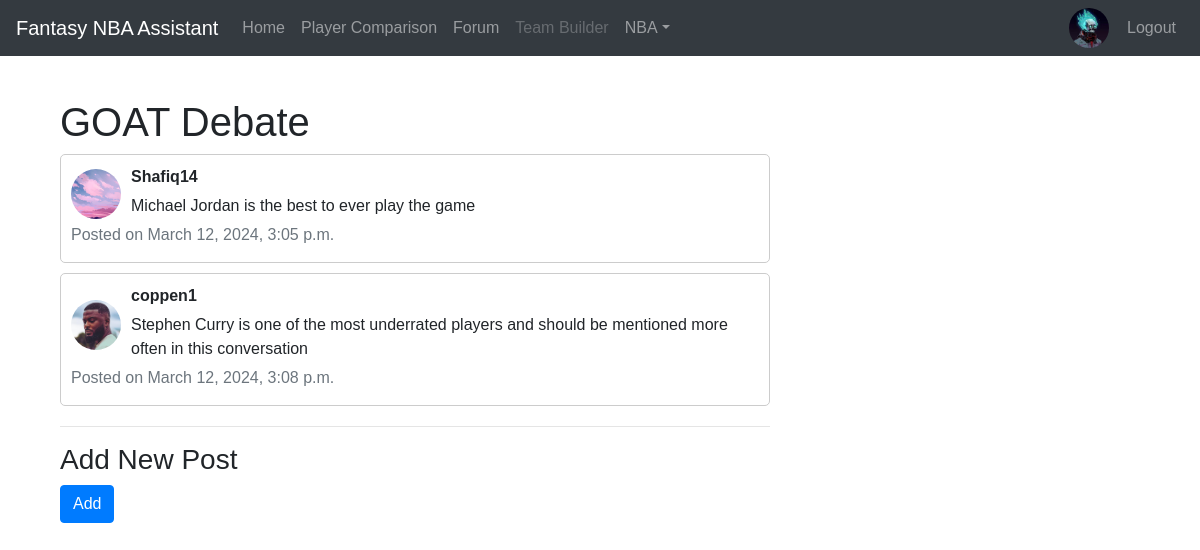
The page /thread/3/ (signed in) on the database its author committed.
### mysite/models.py (models this page shows, shortened)
class Profile(models.Model):
    user = models.OneToOneField(User, on_delete=models.CASCADE)
    bio = models.TextField(blank=True)
    favorite_team = models.ForeignKey('Team', on_delete=models.SET_NULL, null=True, blank=True)
    profile_picture = models.ImageField(upload_to='profile_pictures', default=default_profile_picture)

class Thread(models.Model):
    title = models.CharField(max_length=200)
    creator = models.ForeignKey(User, on_delete=models.CASCADE, related_name='threads', default=1)
    created_at = models.DateTimeField(auto_now_add=True)

class Post(models.Model):
    thread = models.ForeignKey(Thread, on_delete=models.CASCADE)
    author = models.ForeignKey(User, on_delete=models.CASCADE, related_name='posts', default=1)  # Default to the superuser (ID=1)
    content = models.TextField()
    created_at = models.DateTimeField(auto_now_add=True)

### mysite/views.py (the view)
# urls.py: path('thread/<int:pk>/', login_required(views.thread_detail), name='thread_detail'),
def thread_detail(request, pk):
    thread = get_object_or_404(Thread, pk=pk)
    posts = thread.post_set.all()
    return render(request, 'mysite/thread_detail.html', {'thread': thread, 'posts': posts})

### mysite/templates/mysite/thread_detail.html (shortened to what this page needs)
{% extends 'mysite/base.html' %}
{% block content %}
  <div class="container" style="padding-top: 50px;">
    <div class="row">
      <div class="col-md-8">
        <div class="thread-detail">
          <h1>{{ thread.title }}</h1>
          {% for post in thread.post_set.all %}
            <div class="post">
              <div class="post-content">
                <img class="profile-picture" src="{{ post.author.profile.profile_picture.url }}" alt="{{ post.author.username }}">
                <div>
                  <p class="author-name">{{ post.author.username }}</p>
                  <p>{{ post.content }}</p>
                </div>
              </div>
              <p class="text-muted">Posted on {{ post.created_at }}</p>
            </div>
          {% endfor %}
        </div>
        <hr>
        <h3>Add New Post</h3>
        <form method="post" action="{% url 'create_post' pk=thread.pk %}">
          <button type="submit" class="btn btn-primary">Add</button>
        </form>
      </div>
      <div class="col-md-4">
      </div>
    </div>
  </div>
{% endblock %}

### mysite/templates/mysite/base.html (shortened to what this page needs)
<!DOCTYPE html>
<html lang="en">
<head>
    <link rel="stylesheet" href="https://stackpath.bootstrapcdn.com/bootstrap/4.5.0/css/bootstrap.min.css"
>
</head>
<body>
    <header>
        <nav class="navbar navbar-expand-md navbar-dark fixed-top bg-dark">
            <a class="navbar-brand" href="/">Fantasy NBA Assistant</a>
            <div class="collapse navbar-collapse" id="navbarsExampleDefault">
                <ul class="navbar-nav mr-auto">
                    <li class="nav-item">
                        <a class="nav-link" href="/">Home <span class="sr-only">(current)</span></a>
                    </li>
                    <li class="nav-item">
                        <a class="nav-link" href="/playercomparison">Player Comparison </a>
                    </li>
                    <li class="nav-item">
                        <a class="nav-link" href="/forum">Forum </a>
                    </li>
                    <li class="nav-item">
                        <a class="nav-link disabled" href="#" tabindex="-1" aria-disabled="true">Team Builder </a>
                    </li>
                    <li class="nav-item dropdown">
                        <a class="nav-link dropdown-toggle" href="#" id="dropdown01" data-toggle="dropdown"
                            aria-haspopup="true" aria-expanded="false">NBA</a>
                    </li>
                </ul>
                {% if user.is_authenticated %}
                    <ul class="navbar-nav ml-auto">
                        <li class="nav-item">
                            <a href="{% url 'profile' %}">
                                <img src="{{ user.profile.profile_picture.url }}" alt="Profile Picture" class="profile-img">
                            </a>
                        </li>
                        <li class="nav-item">
                            <a class="nav-link" href="{% url 'logout' %}">Logout</a>
                        </li>
                    </ul>
                {% endif %}
            </div>
        </nav>
    </header>
    <main role="main" class="container">
        <div class="mt-5">
            {% block content %}
            {% endblock %}
        </div>
    </main>
</body>
</html>

### mysite/templates/mysite/base.html (style rules this page uses)
body { font-family: 'Arial', sans-serif; }
.navbar-nav .nav-link { color: #ffffff; }
.profile-img { width: 40px; height: 40px; object-fit: cover; object-position: center; border-radius: 50%; margin-right: 10px; }

### mysite/templates/mysite/thread_detail.html (style rules this page uses)
.profile-picture { width: 50px; height: 50px; border-radius: 50%; margin-right: 10px; object-fit: cover; }
.thread-detail { margin-bottom: 20px; }
.post { border: 1px solid #ccc; padding: 10px; border-radius: 5px; margin-bottom: 10px; }
.post p { margin-bottom: 5px; }
.author-name { font-weight: bold; margin-bottom: 5px; }
.post-content { display: flex; align-items: center; }
.post-content img { margin-right: 10px; }

### rows shown on the page
Thread: title "GOAT Debate"
Post: author.profile.profile_picture (picture), author.username "Shafiq14", content "Michael Jordan is the best to ever play the game", created_at "March 12, 2024, 3:05 p.m."
Post: author.profile.profile_picture (picture), author.username "coppen1", content "Stephen Curry is one of the most underrated players and should be mentioned more often in this conversation", created_at "March 12, 2024, 3:08 p.m."
